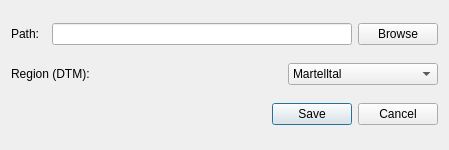
<?xml version="1.0" encoding="UTF-8"?>
<ui version="4.0">
 <class>Dialog</class>
 <widget class="QDialog" name="Dialog">
  <property name="geometry">
   <rect>
    <x>0</x>
    <y>0</y>
    <width>449</width>
    <height>150</height>
   </rect>
  </property>
  <property name="sizePolicy">
   <sizepolicy hsizetype="Preferred" vsizetype="Preferred">
    <horstretch>0</horstretch>
    <verstretch>0</verstretch>
   </sizepolicy>
  </property>
  <property name="minimumSize">
   <size>
    <width>0</width>
    <height>0</height>
   </size>
  </property>
  <property name="maximumSize">
   <size>
    <width>500</width>
    <height>250</height>
   </size>
  </property>
  <property name="windowTitle">
   <string>Create new project...</string>
  </property>
  <layout class="QVBoxLayout" name="verticalLayout">
   <item>
    <layout class="QHBoxLayout" name="horizontalLayout">
     <item>
      <widget class="QLabel" name="label">
       <property name="text">
        <string>Path:</string>
       </property>
      </widget>
     </item>
     <item>
      <widget class="QLineEdit" name="line_path">
       <property name="sizePolicy">
        <sizepolicy hsizetype="Expanding" vsizetype="Fixed">
         <horstretch>0</horstretch>
         <verstretch>0</verstretch>
        </sizepolicy>
       </property>
       <property name="maximumSize">
        <size>
         <width>300</width>
         <height>16777215</height>
        </size>
       </property>
      </widget>
     </item>
     <item>
      <widget class="QPushButton" name="btn_path">
       <property name="text">
        <string>Browse</string>
       </property>
      </widget>
     </item>
    </layout>
   </item>
   <item>
    <layout class="QHBoxLayout" name="horizontalLayout_2">
     <item>
      <widget class="QLabel" name="label_2">
       <property name="sizePolicy">
        <sizepolicy hsizetype="Fixed" vsizetype="Preferred">
         <horstretch>0</horstretch>
         <verstretch>0</verstretch>
        </sizepolicy>
       </property>
       <property name="maximumSize">
        <size>
         <width>100</width>
         <height>16777215</height>
        </size>
       </property>
       <property name="text">
        <string>Region (DTM):</string>
       </property>
      </widget>
     </item>
     <item>
      <spacer name="horizontalSpacer">
       <property name="orientation">
        <enum>Qt::Horizontal</enum>
       </property>
       <property name="sizeHint" stdset="0">
        <size>
         <width>40</width>
         <height>20</height>
        </size>
       </property>
      </spacer>
     </item>
     <item>
      <widget class="QComboBox" name="combo_dtm">
       <property name="sizePolicy">
        <sizepolicy hsizetype="Fixed" vsizetype="Fixed">
         <horstretch>0</horstretch>
         <verstretch>0</verstretch>
        </sizepolicy>
       </property>
       <property name="minimumSize">
        <size>
         <width>150</width>
         <height>0</height>
        </size>
       </property>
       <property name="maximumSize">
        <size>
         <width>150</width>
         <height>16777215</height>
        </size>
       </property>
       <item>
        <property name="text">
         <string>Martelltal</string>
        </property>
       </item>
       <item>
        <property name="text">
         <string>Horlachtal</string>
        </property>
       </item>
       <item>
        <property name="text">
         <string>Kaunertal</string>
        </property>
       </item>
      </widget>
     </item>
    </layout>
   </item>
   <item>
    <widget class="QDialogButtonBox" name="buttonBox">
     <property name="orientation">
      <enum>Qt::Horizontal</enum>
     </property>
     <property name="standardButtons">
      <set>QDialogButtonBox::Cancel|QDialogButtonBox::Save</set>
     </property>
    </widget>
   </item>
  </layout>
 </widget>
 <resources/>
 <connections>
  <connection>
   <sender>buttonBox</sender>
   <signal>accepted()</signal>
   <receiver>Dialog</receiver>
   <slot>accept()</slot>
   <hints>
    <hint type="sourcelabel">
     <x>248</x>
     <y>254</y>
    </hint>
    <hint type="destinationlabel">
     <x>157</x>
     <y>274</y>
    </hint>
   </hints>
  </connection>
  <connection>
   <sender>buttonBox</sender>
   <signal>rejected()</signal>
   <receiver>Dialog</receiver>
   <slot>reject()</slot>
   <hints>
    <hint type="sourcelabel">
     <x>316</x>
     <y>260</y>
    </hint>
    <hint type="destinationlabel">
     <x>286</x>
     <y>274</y>
    </hint>
   </hints>
  </connection>
 </connections>
</ui>
